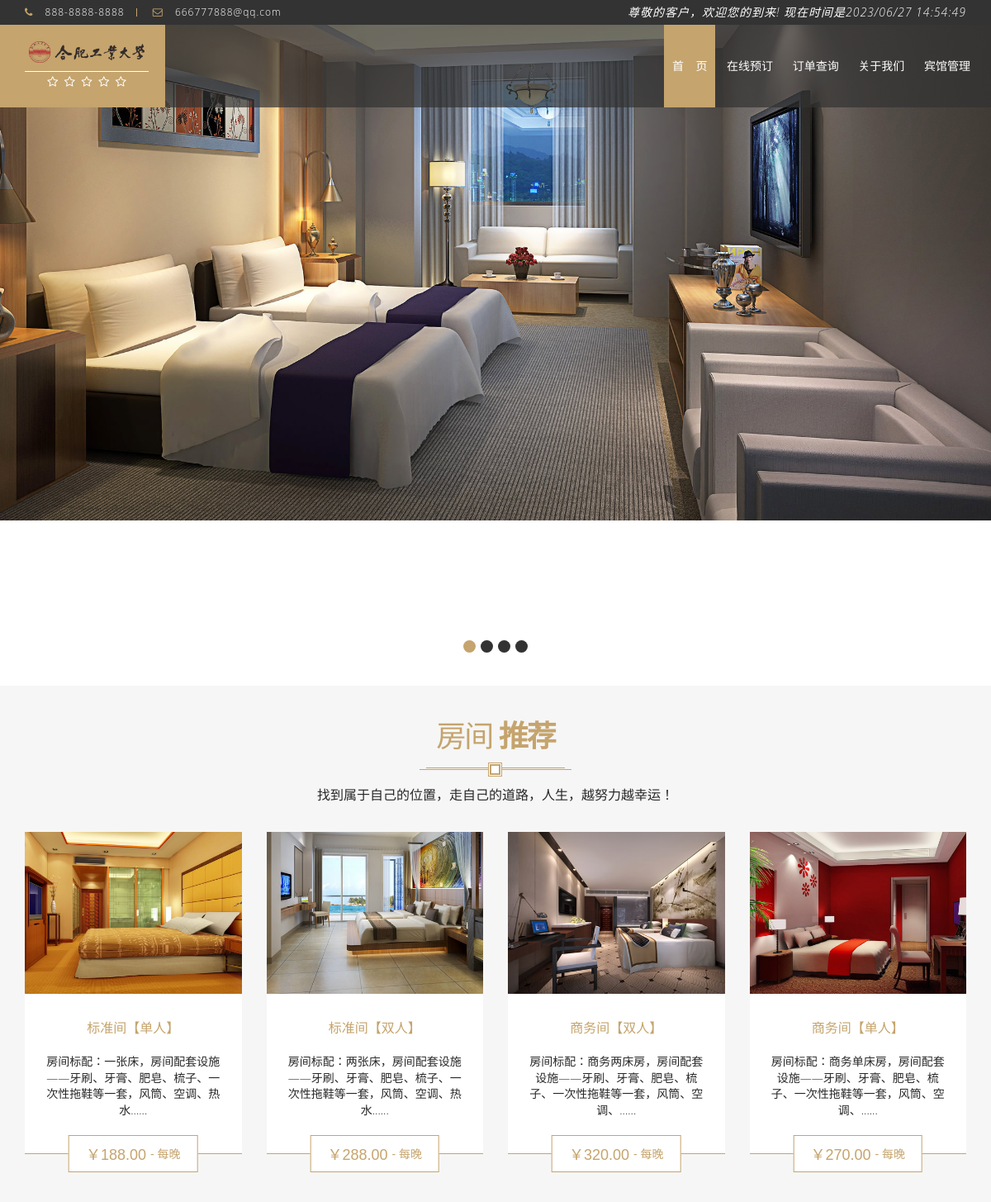
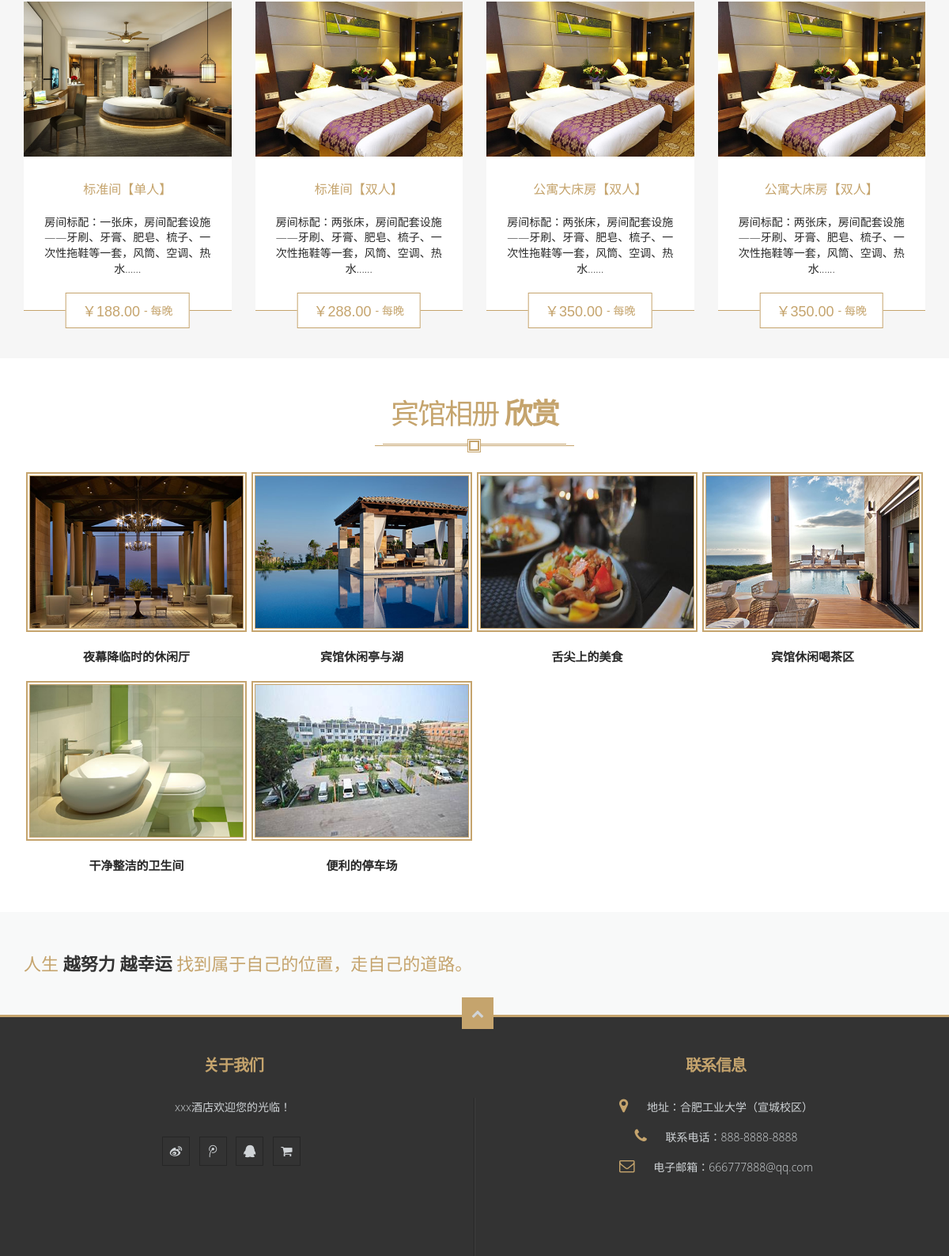
The page / on the database its author committed (2 pictures, top to bottom).
### tables this page shows
CREATE TABLE IF NOT EXISTS `news` (
  `id` int(4) NOT NULL auto_increment COMMENT '序号',
  `title` varchar(30) NOT NULL COMMENT '图片标题',
  `spic` varchar(100) NOT NULL COMMENT '小图片',
  `bpic` varchar(100) NOT NULL COMMENT '大图片',
  `describes` varchar(240) NOT NULL COMMENT '描述',
  PRIMARY KEY  (`id`)
);

### index.php (the view, shortened to what this page needs)
<!DOCTYPE html>
<html>
<head>
<link href="css/font-awesome.css" rel="stylesheet" type="text/css"/>
<link href="css/styles.css" rel="stylesheet" type="text/css"/>
<link href="css/index.css" rel="stylesheet" type="text/css"/>
</head>
<body class="homepage trans-header sticky white-datepicker">
<div id="page-body-wrap">
<div id="home-top-section">
<div id="main-slider">
<div class="items">
</div>
</div>
</div>
<div id="luxury-rooms">
<div class="heading-box">
<h2>
    <a href="javascript:;">
        房间
        <span>
            推荐
        </span>
    </a>
</h2>
<div class="subtitle">
    找到属于自己的位置，走自己的道路，人生，越努力越幸运！
</div>
</div>
<div class="room-container container">
<div class="row">
    <?php
      require("dbconnect.php");
      $sql="select a.pic,a.remarks,b.typename,b.price from room a,roomtype b where a.typeid=b.typeid order by roomid asc limit 8";
      $arr=mysqli_query($db_link,$sql);
      while($rows=mysqli_fetch_assoc($arr)){
    ?>
    <div class="room-box col-md-3 col-sm-6 col-xs-6">
        <div class="img-container">
            <img class='imgs' alt="" src='images/<?php echo $rows["pic"] ?>'/>
        </div>
        <div class="details">
            <div class="title">
                <a href="javascript:;">
                    <?php echo $rows["typename"] ?>
                </a>
            </div>
            <div class="desc">
                房间标配：<?php echo $rows["remarks"] ?>...
            </div>
            <div class="price">
                <span>
                    ￥<?php echo $rows["price"] ?>
                </span>
                - 每晚
            </div>
        </div>
    </div>
    <?php } ?>
</div>
</div>
</div>
<div id="gallery">
<div class="heading-box">
<h2>
    <a href="javascript:;">
        宾馆相册
        <span>
            欣赏
        </span>
    </a>
</h2>
</div>
<div class="gallery-container container gallery-grid">
<div class="gallery-container">
    <ul class="image-main-box clearfix">
    <?php
      require("dbconnect.php");
      $sql="select * from news limit 8";
      $arr=mysqli_query($db_link,$sql);
      while($rows=mysqli_fetch_assoc($arr)){
    ?>
        <li class="item col-sm-3 col-xs-6 col-md-3 igal-item">
            <figure>
                <img width='269px' height='192px' alt='<?php echo $rows["title"] ?>' src='images/<?php echo $rows["spic"] ?>'/>
                <a class="more-details" data-title='<?php echo $rows["title"] ?>' href='images/<?php echo $rows["bpic"] ?>'>
                </a>
            </figure>
            <h3 class="gallery-h3-title">
                <a href="javascript:;" title='<?php echo $rows["title"] ?>'>
                    <?php echo $rows["title"] ?>
                </a>
            </h3>
        </li>
        <?php } ?>
    </ul>
</div>
</div>
</div>
<div id="buy-theme">
<div class="inner-container container">
<div class="title">
    人生
    <span>
        越努力 越幸运
    </span>
    找到属于自己的位置，走自己的道路。
</div>
</div>
</div>
</div>
</body>
</html>

### css/index.css (style rules this page uses)
body { font-family: "Open Sans","Lobster",Raleway,Arial,Verdana,Helvetica,'Microsoft Yahei',Lato,sans-serif;font-size:14px;color:#282828; }
ul,li { list-style:none;margin:0;padding:0; }
a { outline:none!important;color:#282828; }
.color-title a { color:#c5a46d; }
#main-header #top-logo { width:100%; }
#main-header #top-logo .title { margin:10px 20px 2px;padding-bottom:6px; }
#top-logo img { max-height:60px;max-width:140px; }
.heading-box { margin:40px 0; }
.heading-box h2 { font-size:36px; }
.heading-box h2 a { color:#c5a46d; }
.heading-box .subtitle { padding-left:15px;padding-right:15px; }
#luxury-rooms, #special-dishes, #special-packages-type-2 { background:#f6f6f6; }
#luxury-rooms { padding-bottom:0; }
#luxury-rooms .heading-box { margin-bottom:0px; }
.room-container { margin:35px auto 30px; }
.room-container .room-box .img-container:before { display:none; }
.room-container .room-box .img-container { height:auto; }
.room-container .room-box .img-container img { position:static;transform:none; }
.room-container .room-box .details { background:#fff;padding:30px 0 43px; }
.room-container .room-box .details .title { overflow-x:hidden;text-overflow:ellipsis;white-space:nowrap;font-size:16px;letter-spacing:normal;margin-bottom:20px;line-height:1.4; }
.room-container .room-box .details .desc { line-height:1.4; }
#gallery .gallery-grid { margin-bottom:25px; }
#gallery .heading-box { margin:30px auto 15px; }
.gallery-container .image-main-box .item { margin-bottom:0; }
.gallery-h3-title { overflow-x:hidden;text-overflow:ellipsis;white-space:nowrap;padding:25px 18px;font-size:15px;font-weight:bold;margin-bottom:0;text-align:center;margin-top:0; }
.gallery-h3-title a { color:inherit; }
#buy-theme { padding:50px 0; }
#buy-theme .inner-container { max-width:100%; }
#top-footer { padding:40px 0 0; }
#top-footer h4 { font-size:20px;font-weight:bold;margin-bottom:30px;text-align: center; }
#top-footer .widget-content .f-about,#top-footer .widget-content .f-about p { line-height:1.66; }
#top-footer .widget-content .f-about p { margin-bottom:0; }
#top-footer .widget-content ul.social-icons { margin-top:22px;margin-left:-4px; }
#top-footer .widget-content ul li { line-height:1.66; }
.room-container .room-box .details .price span { font-size:18px; }
.widget ul li:before { display:none; }
.widget ul { list-style: none; margin: 0; }

### index.php (style rules this page uses)
.room-container .room-box .img-container img { height: 196px; }
.room-container .room-box .details { min-height: 192px; }

### rows shown on the page
news: spic (picture), title "夜幕降临时的休闲厅"
news: spic (picture), title "宾馆休闲亭与湖"
news: spic (picture), title "舌尖上的美食"
news: spic (picture), title "宾馆休闲喝茶区"
news: spic (picture), title "干净整洁的卫生间"
news: spic (picture), title "便利的停车场"

### other values the page prints
$rows["typename"] "标准间【单人】"
$rows["remarks"] "一张床，房间配套设施——牙刷、牙膏、肥皂、梳子、一次性拖鞋等一套，风筒、空调、热水..."
$rows["price"] "188.00"
$rows["typename"] "标准间【双人】"
$rows["remarks"] "两张床，房间配套设施——牙刷、牙膏、肥皂、梳子、一次性拖鞋等一套，风筒、空调、热水..."
$rows["price"] "288.00"
$rows["typename"] "商务间【双人】"
$rows["remarks"] "商务两床房，房间配套设施——牙刷、牙膏、肥皂、梳子、一次性拖鞋等一套，风筒、空调、..."
$rows["price"] "320.00"
$rows["typename"] "商务间【单人】"
$rows["remarks"] "商务单床房，房间配套设施——牙刷、牙膏、肥皂、梳子、一次性拖鞋等一套，风筒、空调、..."
$rows["price"] "270.00"
$rows["typename"] "公寓大床房【双人】"
$rows["price"] "350.00"
